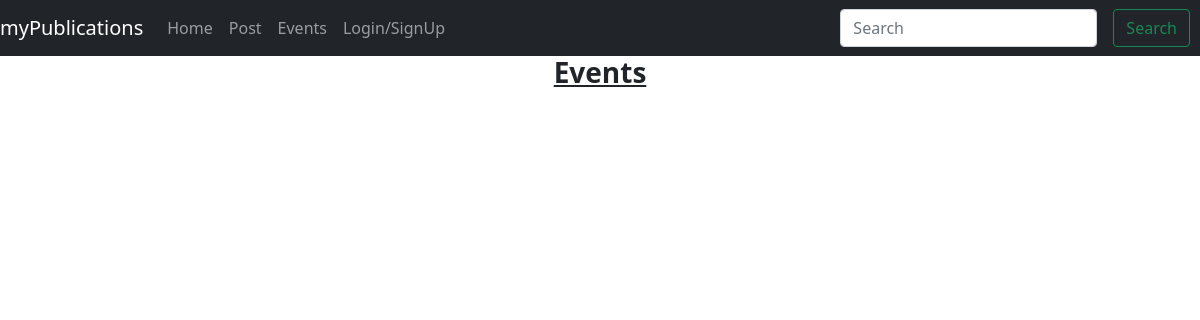
/events/, run on an earlier commit of the app's database.
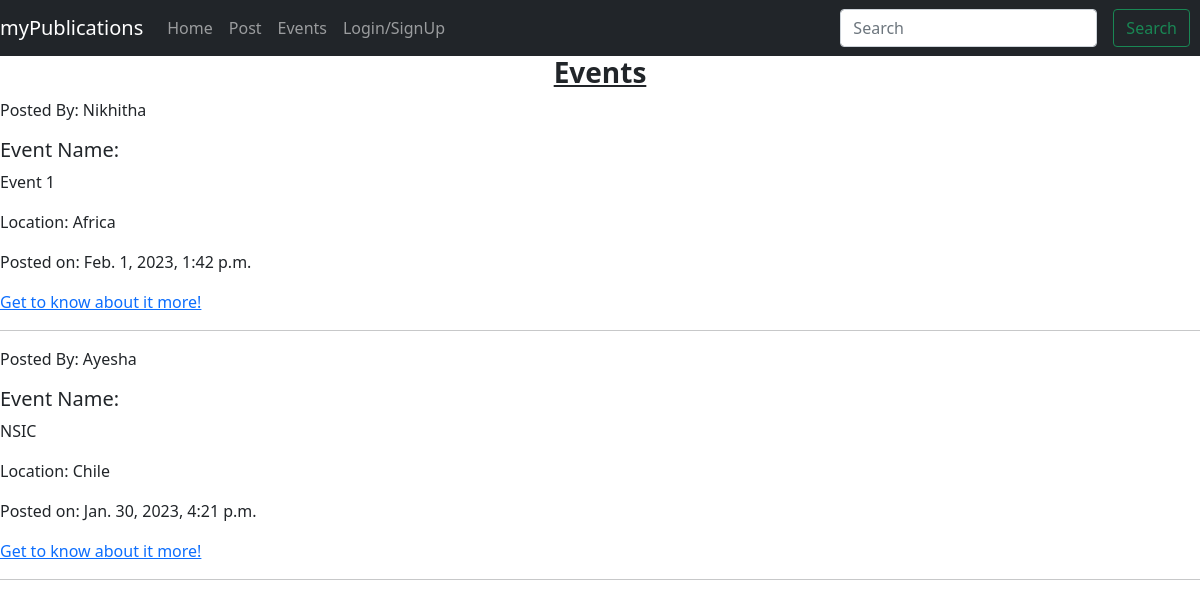
And on a later commit of the database.
### projects/models.py (models this page shows, shortened)
class Events(models.Model):
    owner = models.ForeignKey(Profile, null=True, blank=True, on_delete=models.SET_NULL)
    title = models.CharField(max_length=200)
    description = models.TextField(null=True, blank=True)
    featured_image = models.ImageField(null=True, blank=True, default='default.jpg')
    vote_total = models.IntegerField(default=0, null=True, blank=True)
    tags = models.ManyToManyField('Tag', blank=True)
    location = models.CharField(max_length=200, blank=True, null=True)
    created = models.DateTimeField(auto_now_add=True)
    id = models.UUIDField(default=uuid.uuid4, unique=True, primary_key=True, editable=False)

### users/models.py (models this page shows, shortened)
class Profile(models.Model):
    roles = (
        ('HOD', 'HOD'),
        ('Other', 'Other')
    )
    gender = (
        ('M', 'Male'),
        ('F', 'Female')
    )
    user = models.OneToOneField(User, on_delete=models.CASCADE, null=True, blank=True)
    name = models.CharField(max_length=200, blank=True, null=True)
    role = models.CharField(max_length=10, choices=roles)
    username = models.CharField(max_length=200, null=True, blank=True)
    email = models.EmailField(max_length=500, blank=True, null=True)
    short_intro = models.CharField(max_length=200, null=True, blank=True)
    location = models.CharField(max_length=60, null=True, blank=True)
    bio = models.TextField(blank=True, null=True)
    profile_image = models.ImageField(null=True, blank=True, upload_to='profiles/', default='user-default.png')
    FacultyId = models.CharField(max_length=10)
    gender = models.CharField(max_length=10, choices=gender)
    departmentName = models.CharField(max_length=20)
    FacultyPhone = models.CharField(max_length=10)
    created = models.DateTimeField(auto_now_add=True)
    id = models.UUIDField(default=uuid.uuid4, unique=True, primary_key=True, editable=False)

### projects/views.py (the view)
# urls.py: path('events/', views.events, name='events'),
def events(request):
    events, search_query = searchEvents(request)
    context = {'events': events, 'search_query': search_query}
    return render(request, 'projects/events.html', context)

### projects/utils.py (called while the page is built)
def searchEvents(request):
    search_query = ''
    if request.GET.get('search_query'):
        search_query = request.GET.get('search_query')
    tags = Tag.objects.filter(name__icontains=search_query)
    events = Events.objects.distinct().filter(
        Q(title__icontains=search_query) |
        Q(description__icontains=search_query) |
        Q(owner__name__icontains=search_query) |
        Q(tags__in=tags)
    )
    return events, search_query

### projects/templates/projects/events.html (shortened to what this page needs)
{% extends 'main.html' %}
{% block content %}
    <center><h3><b><u>Events</u></b></h3></center>
    {% for event in events %}
        <p>Posted By: {{ event.owner.name }}</p>
        <p><h5>Event Name: </h5>{{ event.title }}</p>
        <p>Location: {{ event.location }}</p>
        <p>Posted on: {{event.created}}</p>
        <a href="{% url 'event' event.id %}">Get to know about it more!</a><br>
        <hr>
    {% endfor %}
{% endblock content %}

What changed in the data, as far as the page shows it:
added Events: owner.name "Nikhitha", title "Event 1", location "Africa", created "Feb. 1, 2023, 1:42 p.m."
added Events: owner.name "Ayesha", title "NSIC", location "Chile", created "Jan. 30, 2023, 4:21 p.m."
